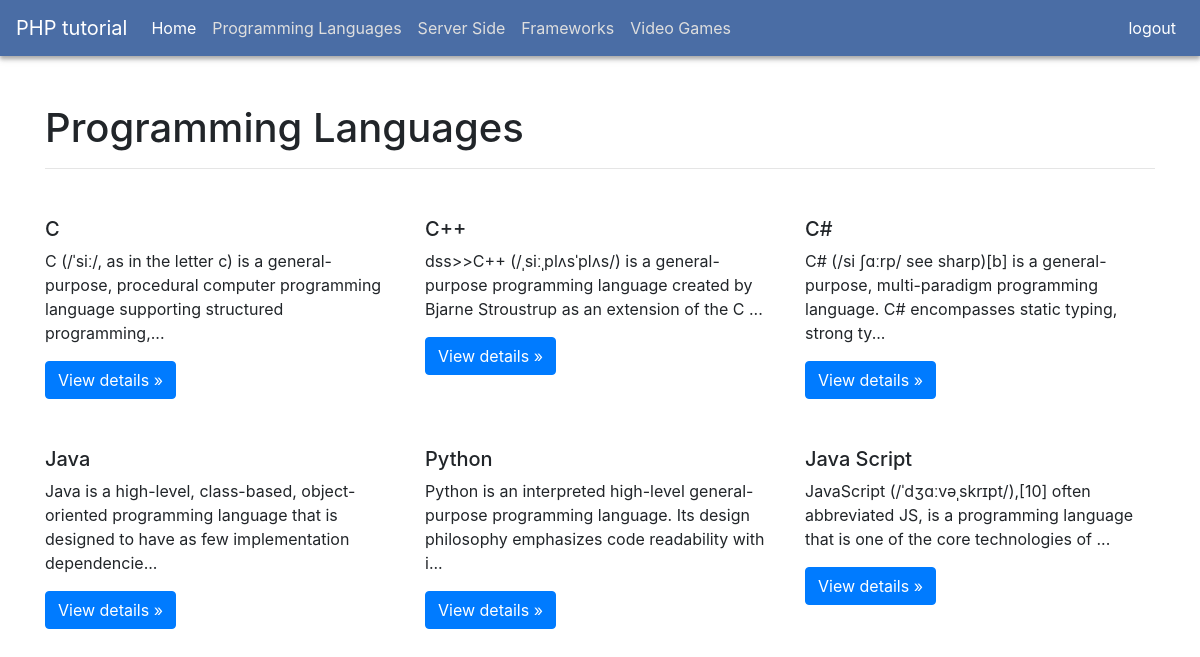
Page /app/category.php?cat_id=1 (signed in) on the committed database.
### tables this page shows
CREATE TABLE `categories` (
  `id` int(11) NOT NULL,
  `name` varchar(255) NOT NULL,
  `created_at` datetime NOT NULL,
  `updated_at` datetime DEFAULT NULL
);

CREATE TABLE `posts` (
  `id` int(11) NOT NULL,
  `title` varchar(255) NOT NULL,
  `body` text NOT NULL,
  `cat_id` int(11) NOT NULL,
  `status` tinyint(4) NOT NULL DEFAULT 1,
  `img` text NOT NULL,
  `created_at` datetime NOT NULL,
  `updated_at` datetime DEFAULT NULL
);

### functions/helpers.php (called while the page is built, shortened)
<?php
function asset($file){
    return trim(BASE_URL, '/ ') . '/' . trim($file, '/ ');
}
function url($url){
    return trim(BASE_URL, '/ ') . '/' . trim($url, '/ ');
}

### app/category.php (the view, shortened to what this page needs)
<?php
require_once '../functions/helpers.php';
require_once '../functions/pdo_connection.php';
?>
<!DOCTYPE html>
<html lang="en">
<head>
    <link rel="stylesheet" href="<?= asset('assets/css/bootstrap.min.css');?>" media="all" type="text/css">
    <link rel="stylesheet" href="<?= asset('assets/css/style.css');?>" media="all" type="text/css">
</head>
<body>
<section id="app">
    <?php require_once "../layouts/top-nav.php"?>
    <section class="container my-5">
        <?php
        if (isset($_GET['cat_id']) && $_GET['cat_id'] !== ''){
        global $connection;
        $query = "SELECT * FROM `categories` WHERE `id` = ?";
        $statement = $connection->prepare($query);
        $statement->execute([$_GET['cat_id']]);
        $category = $statement->fetch();
        if ($category !== false){
            ?>
        <section class="row">
            <section class="col-12">
                <h1><?= $category->name?></h1>
                <hr>
            </section>
        </section>
        <section class="row">
            <?php   $query = "SELECT * FROM `posts` WHERE `status` = 1 AND `cat_id` = ?;";
            $statement = $connection->prepare($query);
            $statement->execute([$_GET['cat_id']]);
            $posts = $statement->fetchAll();
            foreach ($posts as $post){
                ?>
            <section class="col-md-4">
                <section class="mb-2 overflow-hidden" style="max-height: 15rem;"><img class="img-fluid" src="<?= $category->img?>" alt=""></section>
                <h2 class="h5 text-truncate"><?= $post->title?></h2>
                <p><?= substr($post->body, 0, 130)?>...</p>
                <p><a class="btn btn-primary" href="<?= url('app/detail.php?post_id=' . $post->id )?>" role="button">View details »</a></p>
            </section>
            <?php
            }
        }else{
                $notFound = true;
            }
        }else{
                $notFound = true;
            }
        ?>
        </section>
    </section>
</section>
</body>
</html>

### layouts/top-nav.php (shortened to what this page needs)
<nav class="navbar navbar-expand-lg navbar-dark bg-blue ">
    <a class="navbar-brand " href=" <?= url('admin')?>">PHP tutorial</a>
    <div class="collapse navbar-collapse " id="navbarSupportedContent ">
        <ul class="navbar-nav mr-auto ">
            <li class="nav-item active ">
                <a class="nav-link " href=" <?= url('app/index.php'); ?>">Home <span class="sr-only ">(current)</span></a>
            </li>
            <?php
            global $connection;
            $query = "SELECT * FROM `categories`";
            $statement = $connection->prepare($query);
            $statement->execute();
            $categories = $statement->fetchAll();
            foreach ($categories as $category){
            ?>
            <li class="nav-item ">
                <a class="nav-link " href="<?= url('app/category.php?cat_id=' . $category->id)?> "> <?= $category->name?></a>
            </li>
            <?php } ?>
        </ul>
    </div>
    <section class="d-inline ">
        <?php
            if (!isset($_SESSION['user'])){
        ?>
        <a class="text-decoration-none text-white px-2 " href=" <?= url('auth/register.php')?>">register</a>
        <a class="text-decoration-none text-white " href=" <?= url('auth/login.php')?>">login</a>
        <?php } else
            if (isset($_SESSION['user'])){
        ?>
        <a class="text-decoration-none text-white px-2 " href="<?= url('auth/logout.php')?> ">logout</a>
        <?php } ?>
    </section>
</nav>

### assets/css/style.css (style rules this page uses)
.bg-blue { background-color: rgb(74,109,165); box-shadow: 0px 3px 4px #aaaaaa, 0px 4px 8px #ededed; }
.nav-link { color: #dedede!important; }
.active > .nav-link { color: #ffffff!important; }

### rows in the picture
categories: name "Programming Languages"
categories: name "Server Side"
categories: name "Frameworks"
categories: name "Video Games"
posts: title "C", body "C (/ˈsiː/, as in the letter c) is a general-purpose, procedural computer programming language supporting structured programming,"
posts: title "C++", body "dss>>C++ (/ˌsiːˌplʌsˈplʌs/) is a general-purpose programming language created by Bjarne Stroustrup as an extension of the C"
posts: title "C#", body "C# (/si ʃɑːrp/ see sharp)[b] is a general-purpose, multi-paradigm programming language. C# encompasses static typing, strong ty"
posts: title "Java", body "Java is a high-level, class-based, object-oriented programming language that is designed to have as few implementation dependencie"
posts: title "Python", body "Python is an interpreted high-level general-purpose programming language. Its design philosophy emphasizes code readability with i"
posts: title "Java Script", body "JavaScript (/ˈdʒɑːvəˌskrɪpt/),[10] often abbreviated JS, is a programming language that is one of the core technologies of"
